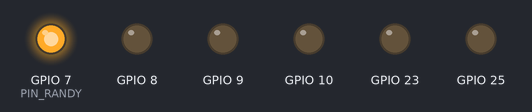
This program was run on a simulated Raspberry Pi (BCM pin numbers). On the bench: output pins drawn as LEDs (lit = HIGH). Files the program writes start out absent; the clock reads 2024-03-15 10:24:30 at power-on unless the program sets it. At 0.0 s the program stops and its outputs stay as they are.

Above: at 0.1 s.
Timing chart, 0 to 1.5 s (numbered marks = the images above):
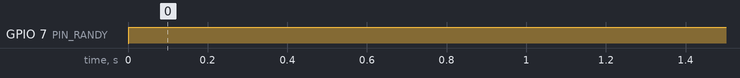

Measured:
- by itself, GPIO 7 (PIN_RANDY): LOW → HIGH at 0.00 s

The program:

switch_on_randy.py
```python
# -*- coding: utf-8 -*-
"""
Created on Sat Aug 18 07:44:29 2018

@author: holge
"""

import os
import time
import datetime as dt
import RPi.GPIO as gpio
import Adafruit_DHT as Ada
from enum import Enum
from threading import Thread
from garden_utilities import globalLogger as logger


# --------- Pinning ---------
BUTTON_GO = 19
BUTTON_BACK = 6
PIN_LED_RED = 23
PIN_LED_GREEN = 25
PIN_SP_NORTH = 8    # MISO
PIN_SP_EAST = 10    # MOSI
PIN_SP_WEST = 9     # CS0
PIN_RANDY = 7       # CS1
SENSOR_INT = 20
SENSOR_EXT = 26

OUTPUTS = (PIN_LED_RED, PIN_LED_GREEN, PIN_SP_NORTH, PIN_SP_WEST, PIN_SP_EAST,
           PIN_RANDY)
SPRINKLERS = (PIN_SP_NORTH, PIN_SP_WEST, PIN_SP_EAST)
LEDS = (PIN_LED_RED, PIN_LED_GREEN)
INPUTS = (BUTTON_GO, BUTTON_BACK, SENSOR_INT, SENSOR_EXT)


def initialize_gpios():
    gpio.setwarnings(False)
    gpio.setmode(gpio.BCM)
    for pin in OUTPUTS:
        gpio.setup(pin, gpio.OUT)

    for pin in INPUTS:
        gpio.setup(pin, gpio.IN, pull_up_down=gpio.PUD_OFF)

    turn_off_all_gpios()


def turn_off_all_gpios():
    for pin in OUTPUTS:
        gpio.output(pin, gpio.LOW)


# switches randy according to state
def switch_randy(state):
    if state:
        gpio.output(PIN_RANDY, gpio.HIGH)
    else:
        gpio.output(PIN_RANDY, gpio.LOW)


if __name__ == "__main__":
    initialize_gpios()
    turn_off_all_gpios()
    switch_randy(True)
```

garden_utilities.py
```python
# -*- coding: utf-8 -*-
"""
Created on Mon Aug 20 20:47:30 2018

@author: holge
"""

import logging


# logging logger
def get_logger(filename):
    # create logger with 'spam_application'
    logger = logging.getLogger()
    logger.setLevel(logging.INFO)

    # create file handler which logs even debug messages
    fh = logging.FileHandler(filename)
    fh.setLevel(logging.INFO)

    # create console handler with a higher log level
    ch = logging.StreamHandler()
    ch.setLevel(logging.INFO)

    # create formatter and add it to the handlers
    formatter = logging.Formatter('%(asctime)s [%(levelname)s] %(message)s')
    fh.setFormatter(formatter)
    ch.setFormatter(formatter)

    # add the handlers to the logger
    logger.addHandler(fh)
    logger.addHandler(ch)

    return logger


globalLogger = get_logger('raspi_garden.log')


if __name__ == "__main__":
    print("Testing garden_utilities.py ...")
    allSettings = ControlFileReader.read("control.txt")
    print(allSettings)

    
```
